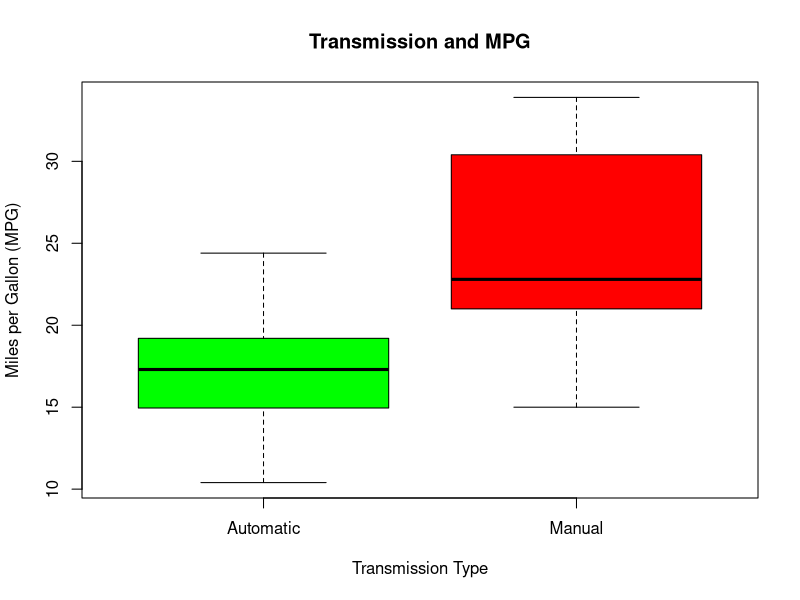
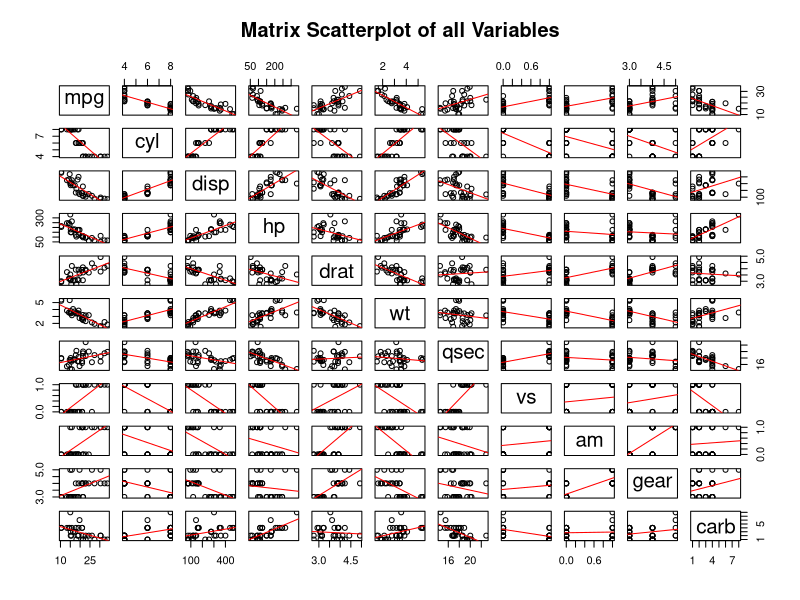

Recreate these plots in R, in order.
## ---- chunk 1
data(mtcars); attach(mtcars)
head(mtcars,1) #Examine how the data is structured in mtcars
mean_a <- mean(mpg[am=="0"]) #Automatic Transmission mean
mean_m <- mean(mpg[am=="1"]) #Manual Transmission mean
## ---- chunk 2
model_am <- lm(mpg ~ am)
summary(model_am)$adj.r.squared
## ---- chunk 3
model_full <- lm(mpg ~ ., mtcars)
summary(model_full)$adj.r.squared
## ---- chunk 4
model_best <- step(model_full, direction="both", trace=0)
summary(model_best)
## ---- chunk 5
boxplot(mpg ~ am, xlab="Transmission Type", ylab="Miles per Gallon (MPG)", xaxt="n", 
        main="Transmission and MPG",
        col=c("green", "red"))
axis(1, at=1:2, labels=c("Automatic", "Manual"))
## ---- chunk 6
pairs(mtcars, main="Matrix Scatterplot of all Variables", panel=function(x,y){
  points(x,y)
  abline(lm(y~x), col="red")
})
